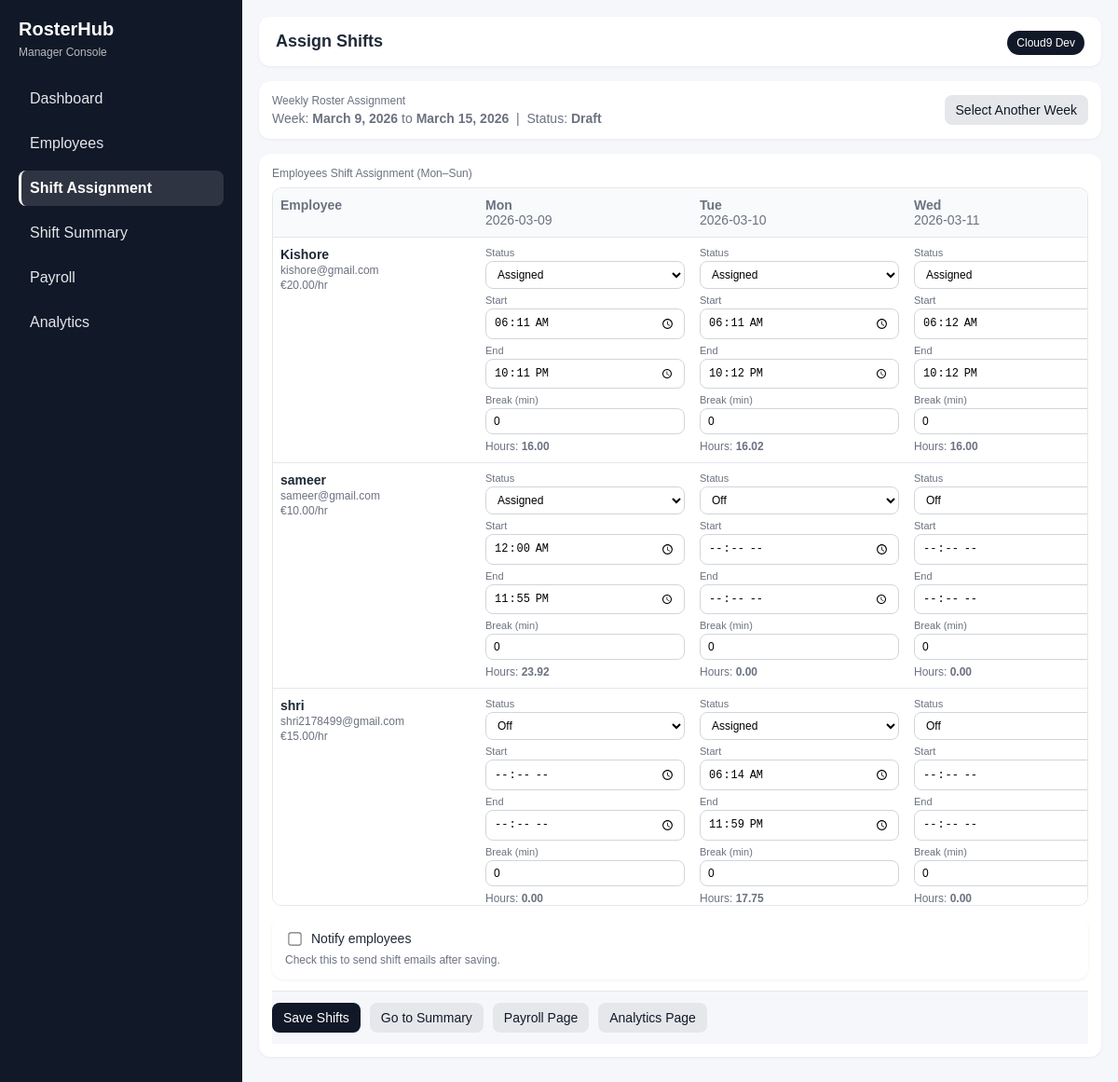
Page /roster/assign/3/ on the committed database.
### apps/roster/models.py (models this page shows, shortened)
class WeeklyRoster(models.Model):
    STATUS_CHOICES = [
        ("draft", "Draft"),
        ("finalized", "Finalized"),
    ]
    week_start_date = models.DateField(unique=True)  # Monday
    week_end_date = models.DateField()               # Sunday
    status = models.CharField(max_length=20, choices=STATUS_CHOICES, default="draft")
    created_at = models.DateTimeField(auto_now_add=True)
    updated_at = models.DateTimeField(auto_now=True)
    class Meta:
        ordering = ["-week_start_date"]

class Shift(models.Model):
    SHIFT_STATUS_CHOICES = [
        ("assigned", "Assigned"),
        ("off", "Off"),
        ("leave", "Leave"),
        ("holiday", "Holiday"),
    ]
    weekly_roster = models.ForeignKey(
        WeeklyRoster,
        on_delete=models.CASCADE,
        related_name="shifts"
    )
    employee = models.ForeignKey(
        Employee,
        on_delete=models.CASCADE,
        related_name="shifts"
    )
    shift_date = models.DateField()
    start_time = models.TimeField(blank=True, null=True)
    end_time = models.TimeField(blank=True, null=True)
    break_minutes = models.PositiveIntegerField(default=0)
    total_hours = models.DecimalField(max_digits=5, decimal_places=2, default=0)
    shift_status = models.CharField(max_length=20, choices=SHIFT_STATUS_CHOICES, default="assigned")
    notes = models.CharField(max_length=255, blank=True, null=True)
    created_at = models.DateTimeField(auto_now_add=True)
    updated_at = models.DateTimeField(auto_now=True)
    class Meta:
        ordering = ["shift_date", "employee__name"]
        constraints = [
            models.UniqueConstraint(
                fields=["weekly_roster", "employee", "shift_date"],
                name="unique_shift_per_employee_per_day_per_roster"
            )
        ]

### apps/employees/models.py (models this page shows, shortened)
class Employee(models.Model):
    EMPLOYMENT_TYPE_CHOICES = [
        ("full_time", "Full-time"),
        ("part_time", "Part-time"),
        ("contract", "Contract"),
    ]
    name = models.CharField(max_length=100)
    email = models.EmailField(unique=True)
    hourly_rate = models.DecimalField(max_digits=10, decimal_places=2)
    age = models.PositiveIntegerField()
    department = models.CharField(max_length=100, blank=True, null=True)
    employment_type = models.CharField(
        max_length=20,
        choices=EMPLOYMENT_TYPE_CHOICES,
        default="full_time"
    )
    is_active = models.BooleanField(default=True)
    created_at = models.DateTimeField(auto_now_add=True)
    updated_at = models.DateTimeField(auto_now=True)
    class Meta:
        ordering = ["name"]

### apps/roster/views.py (the view, shortened to what this page needs)
# urls.py: path("assign/<int:roster_id>/", views.assign_week, name="assign_week"),
def assign_week(request, roster_id):
    roster = get_object_or_404(WeeklyRoster, pk=roster_id)
    employees = Employee.objects.filter(is_active=True).order_by("name")
    request.session["active_roster_id"] = roster.id
    week_days = []
    current_date = roster.week_start_date
    for _ in range(7):
        week_days.append(current_date)
        current_date += timedelta(days=1)
    existing_shifts = Shift.objects.filter(
        weekly_roster=roster,
        employee__in=employees,
        shift_date__range=[roster.week_start_date, roster.week_end_date],
    )
    shift_lookup_string_keys = {}
    for shift in existing_shifts:
        key = f"{shift.employee_id}|{shift.shift_date.strftime('%Y-%m-%d')}"
        shift_lookup_string_keys[key] = shift
    context = {
        "roster": roster,
        "employees": employees,
        "week_days": week_days,
        "shift_lookup_string_keys": shift_lookup_string_keys,
    }
    return render(request, "roster/assign_week.html", context)

### apps/roster/templatetags/roster_extras.py (called while the page is built)
@register.filter
def get_item(dictionary, key):
    if dictionary is None:
        return None
    return dictionary.get(key)

### templates/roster/assign_week.html (shortened to what this page needs)
{% extends "base.html" %}
{% load roster_extras %}
{% block page_title %}Assign Shifts{% endblock %}
{% block content %}
  <div class="card">
    <div style="display:flex; justify-content:space-between; align-items:center; gap:12px; flex-wrap:wrap;">
      <div>
        <div class="card-title" style="margin-bottom:4px;">Weekly Roster Assignment</div>
        <div style="font-size:14px; color:#6b7280;">
          Week: <strong>{{ roster.week_start_date|date:"F j, Y" }}</strong> to <strong>{{ roster.week_end_date|date:"F j, Y" }}</strong>
          &nbsp;|&nbsp;
          Status: <strong>{{ roster.get_status_display }}</strong>
        </div>
      </div>
      <div style="display:flex; gap:8px; flex-wrap:wrap;">
        <a href="{% url 'roster:week_select' %}" class="btn btn-secondary">Select Another Week</a>
      </div>
    </div>
  </div>
  <form method="post">
    <div class="card" style="margin-top:16px;">
      <div class="card-title">Employees Shift Assignment (Mon–Sun)</div>
      {% if employees %}
        <div class="table-scroll">
          <table class="table table-roster">
            <thead>
              <tr>
                <th style="min-width:220px;">Employee</th>
                {% for day in week_days %}
                  <th style="min-width:230px;">
                    {{ day|date:"D" }}<br>
                    <span style="font-weight:400; color:#6b7280;">{{ day|date:"Y-m-d" }}</span>
                  </th>
                {% endfor %}
              </tr>
            </thead>
            <tbody>
  {% for emp in employees %}
    <tr>
      <td style="vertical-align:top;">
        <strong>{{ emp.name }}</strong><br>
        <span style="font-size:12px; color:#6b7280;">{{ emp.email }}</span><br>
        <span style="font-size:12px; color:#6b7280;">€{{ emp.hourly_rate }}/hr</span>
      </td>
      {% for day in week_days %}
        {% with day_str=day|date:"Y-m-d" %}
          {% with cell_key=emp.id|stringformat:"s"|add:"|"|add:day_str %}
            {% with shift=shift_lookup_string_keys|get_item:cell_key %}
              <td style="vertical-align:top;">
                <div class="cell-field">
                  <label>Status</label>
                  <select name="status_{{ emp.id }}_{{ day_str }}" class="form-input roster-input">
                    <option value="assigned" {% if shift and shift.shift_status == "assigned" %}selected{% endif %}>Assigned</option>
                    <option value="off" {% if not shift or shift.shift_status == "off" %}selected{% endif %}>Off</option>
                  </select>
                </div>
                <div class="cell-field">
                  <label>Start</label>
                  <input
                    type="time"
                    name="start_{{ emp.id }}_{{ day_str }}"
                    class="form-input roster-input"
                    value="{% if shift and shift.start_time %}{{ shift.start_time|time:'H:i' }}{% endif %}"
                  >
                </div>
                <div class="cell-field">
                  <label>End</label>
                  <input
                    type="time"
                    name="end_{{ emp.id }}_{{ day_str }}"
                    class="form-input roster-input"
                    value="{% if shift and shift.end_time %}{{ shift.end_time|time:'H:i' }}{% endif %}"
                  >
                </div>
                <div class="cell-field">
                  <label>Break (min)</label>
                  <input
                    type="number"
                    min="0"
                    name="break_{{ emp.id }}_{{ day_str }}"
                    class="form-input roster-input"
                    value="{% if shift %}{{ shift.break_minutes }}{% else %}0{% endif %}"
                  >
                </div>
                {% if shift %}
                  <div style="font-size:12px; color:#6b7280; margin-top:6px;">
                    Hours: <strong>{{ shift.total_hours }}</strong>
                  </div>
                {% endif %}
              </td>
            {% endwith %}
          {% endwith %}
        {% endwith %}
      {% endfor %}
    </tr>
  {% endfor %}
</tbody>
          </table>
        </div>
<div class="card" style="margin-top:12px;">
  <div class="form-group-inline">
    <label style="display:flex; align-items:center; gap:8px; font-size:14px;">
      <input type="checkbox" name="send_emails_after_save" value="1" class="form-checkbox">
      Notify employees
    </label>
  </div>
  <div style="font-size:12px; color:#6b7280; margin-top:6px;">
    Check this to send shift emails after saving.
  </div>
</div>
        <div class="sticky-action-bar">
         <button type="submit" class="btn btn-primary">Save Shifts</button>
         <a href="{% url 'roster:week_summary' %}" class="btn btn-secondary">Go to Summary</a>
         <a href="{% url 'payroll:summary' %}" class="btn btn-secondary">Payroll Page</a>
         <a href="{% url 'analytics:summary' %}" class="btn btn-secondary">Analytics Page</a>
</div>
      {% else %}
        <p>No active employees found. Please add employees first.</p>
        <a href="{% url 'employees:add' %}" class="btn btn-primary">+ Add Employee</a>
      {% endif %}
    </div>
  </form>
{% endblock %}

### static/css/app.css (style rules this page uses)
* { box-sizing: border-box; }
body { margin: 0; font-family: Arial, sans-serif; background: #f5f7fb; color: #1f2937; }
.card { background: #fff; border-radius: 12px; padding: 14px; box-shadow: 0 1px 3px rgba(0,0,0,0.06); }
.card-title { font-size: 12px; color: #6b7280; margin-bottom: 8px; }
.btn { display: inline-block; text-decoration: none; border: none; border-radius: 8px; padding: 8px 12px; cursor: pointer; font-size: 14px; }
.btn-primary { background: #111827; color: #fff; }
.btn-secondary { background: #e5e7eb; color: #111827; }
.table { width: 100%; border-collapse: collapse; background: #fff; }
.table th, .table td { text-align: left; padding: 10px 8px; border-bottom: 1px solid #e5e7eb; font-size: 14px; }
.table th { color: #6b7280; font-weight: 600; background: #f9fafb; }
.form-input { width: 100%; padding: 10px 12px; border: 1px solid #d1d5db; border-radius: 8px; outline: none; font-size: 14px; background: #fff; }
.form-checkbox { transform: scale(1.1); }
.form-group-inline { display: flex; align-items: center; }
.table-roster td, .table-roster th { vertical-align: top; }
.roster-input { font-size: 12px; padding: 6px 8px; }
.cell-field { margin-bottom: 6px; }
.cell-field label { display: block; font-size: 11px; color: #6b7280; margin-bottom: 3px; }
.table-roster thead th { position: sticky; top: 0; background: #f9fafb; z-index: 2; }
.table-roster th:first-child, .table-roster td:first-child { position: sticky; left: 0; background: #fff; z-index: 1; }
.table-roster thead th:first-child { z-index: 3; background: #f9fafb; }
html, body { height: 100%; margin: 0; overflow: hidden; }
.table-scroll { width: 100%; max-height: 65vh; overflow: auto; border: 1px solid #e5e7eb; border-radius: 10px; background: #fff; }
.table-scroll .table thead th { position: sticky; top: 0; z-index: 2; background: #f9fafb; }
.table-scroll .table th:first-child, .table-scroll .table td:first-child { position: sticky; left: 0; background: #fff; z-index: 1; }
.table-scroll .table thead th:first-child { z-index: 3; background: #f9fafb; }
.sticky-action-bar { bottom: 0; z-index: 10; background: rgba(245, 247, 251, 0.95); backdrop-filter: blur(4px); border-top: 1px solid #e5e7eb; padding: 12px 0; margin-top: 12px; display: flex; gap: 10px; flex-wrap: wrap; }
.table-scroll { width: 100%; max-width: 100%; max-height: 65vh; overflow: auto; border: 1px solid #e5e7eb; border-radius: 10px; background: #fff; }
.table-scroll .table { width: max-content; min-width: 100%; border-collapse: collapse; }

### rows in the picture
WeeklyRoster: week_start_date "March 9, 2026", week_end_date "March 15, 2026", status "Draft", week_days "Mon", week_days "2026-03-09"
Employee: name "Kishore", email "kishore@gmail.com", hourly_rate "20.00", id "Assigned" "Assigned" "Assigned"
Shift: start_time "06:11", end_time "22:11", break_minutes "0", total_hours "16.00"
Shift: start_time "06:11", end_time "22:12", break_minutes "0", total_hours "16.02"
Shift: start_time "06:12", end_time "22:12", break_minutes "0", total_hours "16.00"
Employee: name "sameer", email "sameer@gmail.com", hourly_rate "10.00", id "Assigned" "Off" "Off"
Shift: start_time "00:00", end_time "23:55", break_minutes "0", total_hours "23.92"
Shift: break_minutes "0", total_hours "0.00"
Shift: break_minutes "0", total_hours "0.00"
Employee: name "shri", email "shri2178499@gmail.com", hourly_rate "15.00", id "Off" "Assigned" "Off"
Shift: break_minutes "0", total_hours "0.00"
Shift: start_time "06:14", end_time "23:59", break_minutes "0", total_hours "17.75"
Shift: break_minutes "0", total_hours "0.00"

### other values in the picture
{{ day|date:"D" }} "Tue" "Wed"
{{ day|date:"Y-m-d" }} "2026-03-10" "2026-03-11"
